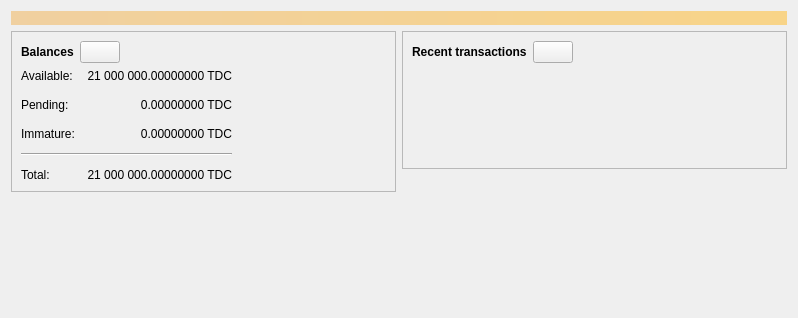
<?xml version="1.0" encoding="UTF-8"?>
<ui version="4.0">
 <class>OverviewPage</class>
 <widget class="QWidget" name="OverviewPage">
  <property name="geometry">
   <rect>
    <x>0</x>
    <y>0</y>
    <width>798</width>
    <height>318</height>
   </rect>
  </property>
  <property name="windowTitle">
   <string>Form</string>
  </property>
  <layout class="QVBoxLayout" name="topLayout">
   <item>
    <widget class="QLabel" name="labelAlerts">
     <property name="visible">
      <bool>false</bool>
     </property>
     <property name="styleSheet">
      <string notr="true">QLabel { background-color: qlineargradient(x1: 0, y1: 0, x2: 1, y2: 0, stop:0 #F0D0A0, stop:1 #F8D488); color:#000000; }</string>
     </property>
     <property name="wordWrap">
      <bool>true</bool>
     </property>
     <property name="margin">
      <number>3</number>
     </property>
     <property name="textInteractionFlags">
      <set>Qt::TextSelectableByMouse</set>
     </property>
    </widget>
   </item>
   <item>
    <layout class="QHBoxLayout" name="horizontalLayout" stretch="1,1">
     <item>
      <layout class="QVBoxLayout" name="verticalLayout_2">
       <item>
        <widget class="QFrame" name="frame">
         <property name="frameShape">
          <enum>QFrame::StyledPanel</enum>
         </property>
         <property name="frameShadow">
          <enum>QFrame::Raised</enum>
         </property>
         <layout class="QVBoxLayout" name="verticalLayout_4">
          <item>
           <layout class="QHBoxLayout" name="horizontalLayout_4">
            <item>
             <widget class="QLabel" name="label_5">
              <property name="font">
               <font>
                <weight>75</weight>
                <bold>true</bold>
               </font>
              </property>
              <property name="text">
               <string>Balances</string>
              </property>
             </widget>
            </item>
            <item>
             <widget class="QPushButton" name="labelWalletStatus">
              <property name="enabled">
               <bool>true</bool>
              </property>
              <property name="maximumSize">
               <size>
                <width>45</width>
                <height>16777215</height>
               </size>
              </property>
              <property name="toolTip">
               <string>The displayed information may be out of date. Your wallet automatically synchronizes with the Tidecoin network after a connection is established, but this process has not completed yet.</string>
              </property>
              <property name="text">
               <string/>
              </property>
              <property name="icon">
               <iconset resource="../bitcoin.qrc">
                <normaloff>:/icons/warning</normaloff>
                <disabledoff>:/icons/warning</disabledoff>:/icons/warning</iconset>
              </property>
              <property name="iconSize">
               <size>
                <width>24</width>
                <height>24</height>
               </size>
              </property>
             </widget>
            </item>
            <item>
             <spacer name="horizontalSpacer_3">
              <property name="orientation">
               <enum>Qt::Horizontal</enum>
              </property>
              <property name="sizeHint" stdset="0">
               <size>
                <width>40</width>
                <height>20</height>
               </size>
              </property>
             </spacer>
            </item>
           </layout>
          </item>
          <item>
           <layout class="QGridLayout" name="gridLayout">
            <property name="spacing">
             <number>12</number>
            </property>
            <item row="1" column="1">
             <widget class="QLabel" name="labelUnconfirmed">
              <property name="cursor">
               <cursorShape>IBeamCursor</cursorShape>
              </property>
              <property name="toolTip">
               <string>Total of transactions that have yet to be confirmed, and do not yet count toward the spendable balance</string>
              </property>
              <property name="text">
               <string notr="true">0.00000000 TDC</string>
              </property>
              <property name="alignment">
               <set>Qt::AlignRight|Qt::AlignTrailing|Qt::AlignVCenter</set>
              </property>
              <property name="textInteractionFlags">
               <set>Qt::LinksAccessibleByMouse|Qt::TextSelectableByKeyboard|Qt::TextSelectableByMouse</set>
              </property>
             </widget>
            </item>
            <item row="3" column="0" colspan="2">
             <widget class="Line" name="line">
              <property name="orientation">
               <enum>Qt::Horizontal</enum>
              </property>
             </widget>
            </item>
            <item row="4" column="0">
             <widget class="QLabel" name="labelTotalText">
              <property name="text">
               <string>Total:</string>
              </property>
             </widget>
            </item>
            <item row="2" column="1">
             <widget class="QLabel" name="labelImmature">
              <property name="cursor">
               <cursorShape>IBeamCursor</cursorShape>
              </property>
              <property name="toolTip">
               <string>Mined balance that has not yet matured</string>
              </property>
              <property name="text">
               <string notr="true">0.00000000 TDC</string>
              </property>
              <property name="alignment">
               <set>Qt::AlignRight|Qt::AlignTrailing|Qt::AlignVCenter</set>
              </property>
              <property name="textInteractionFlags">
               <set>Qt::LinksAccessibleByMouse|Qt::TextSelectableByKeyboard|Qt::TextSelectableByMouse</set>
              </property>
             </widget>
            </item>
            <item row="1" column="2">
             <spacer name="horizontalSpacer_2">
              <property name="orientation">
               <enum>Qt::Horizontal</enum>
              </property>
              <property name="sizeHint" stdset="0">
               <size>
                <width>40</width>
                <height>20</height>
               </size>
              </property>
             </spacer>
            </item>
            <item row="2" column="0">
             <widget class="QLabel" name="labelImmatureText">
              <property name="text">
               <string>Immature:</string>
              </property>
             </widget>
            </item>
            <item row="4" column="1">
             <widget class="QLabel" name="labelTotal">
              <property name="cursor">
               <cursorShape>IBeamCursor</cursorShape>
              </property>
              <property name="toolTip">
               <string>Your current total balance</string>
              </property>
              <property name="text">
               <string notr="true">21 000 000.00000000 TDC</string>
              </property>
              <property name="alignment">
               <set>Qt::AlignRight|Qt::AlignTrailing|Qt::AlignVCenter</set>
              </property>
              <property name="textInteractionFlags">
               <set>Qt::LinksAccessibleByMouse|Qt::TextSelectableByKeyboard|Qt::TextSelectableByMouse</set>
              </property>
             </widget>
            </item>
            <item row="0" column="0">
             <widget class="QLabel" name="labelBalanceText">
              <property name="text">
               <string>Available:</string>
              </property>
             </widget>
            </item>
            <item row="0" column="1">
             <widget class="QLabel" name="labelBalance">
              <property name="cursor">
               <cursorShape>IBeamCursor</cursorShape>
              </property>
              <property name="toolTip">
               <string>Your current spendable balance</string>
              </property>
              <property name="text">
               <string notr="true">21 000 000.00000000 TDC</string>
              </property>
              <property name="alignment">
               <set>Qt::AlignRight|Qt::AlignTrailing|Qt::AlignVCenter</set>
              </property>
              <property name="textInteractionFlags">
               <set>Qt::LinksAccessibleByMouse|Qt::TextSelectableByKeyboard|Qt::TextSelectableByMouse</set>
              </property>
             </widget>
            </item>
            <item row="1" column="0">
             <widget class="QLabel" name="labelPendingText">
              <property name="text">
               <string>Pending:</string>
              </property>
             </widget>
            </item>
           </layout>
          </item>
         </layout>
        </widget>
       </item>
       <item>
        <spacer name="verticalSpacer">
         <property name="orientation">
          <enum>Qt::Vertical</enum>
         </property>
         <property name="sizeHint" stdset="0">
          <size>
           <width>20</width>
           <height>40</height>
          </size>
         </property>
        </spacer>
       </item>
      </layout>
     </item>
     <item>
      <layout class="QVBoxLayout" name="verticalLayout_3">
       <item>
        <widget class="QFrame" name="frame_2">
         <property name="frameShape">
          <enum>QFrame::StyledPanel</enum>
         </property>
         <property name="frameShadow">
          <enum>QFrame::Raised</enum>
         </property>
         <layout class="QVBoxLayout" name="verticalLayout">
          <item>
           <layout class="QHBoxLayout" name="horizontalLayout_2">
            <item>
             <widget class="QLabel" name="label_4">
              <property name="font">
               <font>
                <weight>75</weight>
                <bold>true</bold>
               </font>
              </property>
              <property name="text">
               <string>Recent transactions</string>
              </property>
             </widget>
            </item>
            <item>
             <widget class="QPushButton" name="labelTransactionsStatus">
              <property name="enabled">
               <bool>true</bool>
              </property>
              <property name="maximumSize">
               <size>
                <width>45</width>
                <height>16777215</height>
               </size>
              </property>
              <property name="toolTip">
               <string>The displayed information may be out of date. Your wallet automatically synchronizes with the Tidecoin network after a connection is established, but this process has not completed yet.</string>
              </property>
              <property name="text">
               <string/>
              </property>
              <property name="icon">
               <iconset resource="../bitcoin.qrc">
                <normaloff>:/icons/warning</normaloff>
                <disabledoff>:/icons/warning</disabledoff>:/icons/warning</iconset>
              </property>
              <property name="iconSize">
               <size>
                <width>24</width>
                <height>24</height>
               </size>
              </property>
             </widget>
            </item>
            <item>
             <spacer name="horizontalSpacer">
              <property name="orientation">
               <enum>Qt::Horizontal</enum>
              </property>
              <property name="sizeHint" stdset="0">
               <size>
                <width>40</width>
                <height>20</height>
               </size>
              </property>
             </spacer>
            </item>
           </layout>
          </item>
          <item>
           <widget class="TransactionOverviewWidget" name="listTransactions">
            <property name="styleSheet">
             <string notr="true">QListView { background: transparent; }</string>
            </property>
            <property name="frameShape">
             <enum>QFrame::NoFrame</enum>
            </property>
            <property name="verticalScrollBarPolicy">
             <enum>Qt::ScrollBarAlwaysOff</enum>
            </property>
            <property name="horizontalScrollBarPolicy">
             <enum>Qt::ScrollBarAlwaysOff</enum>
            </property>
            <property name="sizeAdjustPolicy">
             <enum>QAbstractScrollArea::AdjustToContents</enum>
            </property>
            <property name="selectionMode">
             <enum>QAbstractItemView::NoSelection</enum>
            </property>
            <property name="uniformItemSizes">
             <bool>true</bool>
            </property>
           </widget>
          </item>
         </layout>
        </widget>
       </item>
       <item>
        <spacer name="verticalSpacer_2">
         <property name="orientation">
          <enum>Qt::Vertical</enum>
         </property>
         <property name="sizeHint" stdset="0">
          <size>
           <width>20</width>
           <height>40</height>
          </size>
         </property>
        </spacer>
       </item>
      </layout>
     </item>
    </layout>
   </item>
  </layout>
 </widget>
 <customwidgets>
  <customwidget>
   <class>TransactionOverviewWidget</class>
   <extends>QListView</extends>
   <header>qt/transactionoverviewwidget.h</header>
  </customwidget>
 </customwidgets>
 <resources/>
 <connections/>
</ui>
